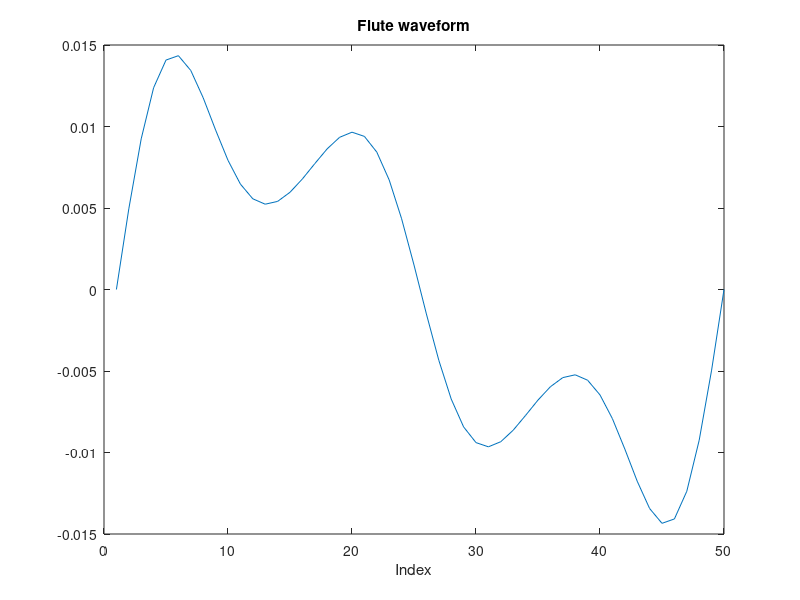

MATLAB code to generate this figure: (Note: this script raises an error after producing the figure.)
%%
% Written by Kishore Rathinavel
% Music generation using L systems
%%

close all
clear all
clc


sampleRate=20000;
f1=400; f2=800; f3=1200; f4=1600; f5=2000;
duration=1/f1;
sampleLength=duration*sampleRate;
t=linspace(0,duration,sampleLength);
A1=0.032; A2=5.62e-3; A3=0.018; A4=3.16e-3; A5=1.7e-3;
y=A1*sin(2*pi*f1*t)+A2*sin(2*pi*f2*t)+A3*sin(2*pi*f3*t)+A4*sin(2*pi*f4*t)+A5*sin(2*pi*f5*t);
y=y/3;
sound(y,sampleRate);

%calculating how long is the waveform in terms of indices
plot(y);
title('Flute waveform');
xlabel('Index');

sampleRate=20000;
duration=0.5;
sampleLength=duration*sampleRate;
t=linspace(0,duration,sampleLength);
A1=0.032; A2=5.62e-3; A3=0.018; A4=3.16e-3; A5=1.7e-3;
f1=400; f2=800; f3=1200; f4=1600; f5=2000;
y=A1*sin(2*pi*f1*t)+A2*sin(2*pi*f2*t)+A3*sin(2*pi*f3*t)+A4*sin(2*pi*f4*t)+A5*sin(2*pi*f5*t);
y=y/3;
sound(y,sampleRate);


%Frequency ratios of the Srutissa1=1
sa1=1;
re1=256/243;
re2=9/8;
ga1=32/27;
ga2=5/4;
ma1=4/3;
ma2=45/32;
pa=3/2;
da1=128/81;
da2=5/3;
ni1=16/9;
ni2=15/8;
sa2=2;
st=0;

raga=[sa1 re2 ga2 pa da2 sa2];
[no ragalength]=size(raga);


%Raga Bhimapalasi rules
rule(1).before = 'g';
rule(1).after = 'gmPnS';

rule(2).before = 'S';
rule(2).after = 'gmpnSnDP';
 
rule(3).before = 'N';
rule(3).after = 'Nsgm';

rule(4).before = 'P';
rule(4).after = 'PgmgRs';
nRules = length(rule);

axiom = '<N'; 

%number of repetitions
nReps = 3;

for i=1:nReps
    
    %one character/cell, with indexes the same as original axiom string
    axiomINcells = cellstr(axiom'); 
    
    for j=1:nRules
        %the indexes of each 'before' string
        hit = strfind(axiom, rule(j).before);
        if (length(hit)>=1)
            for k=hit
                axiomINcells{k} = rule(j).after;
            end
        end
    end
    %now convert individual cells back to a string
    axiom=[];
    for j=1:length(axiomINcells)
        axiom = [axiom, axiomINcells{j}];
    end
    
end

% axiom
% Now draw the string as turtle graphics
%Upper case (e.g. F or G) causes a line to be drawn in the current direction of the turtle
%Lower case causes a move with no draw
%angle +operator means turn left; -operator means turn right

%Init the turtle

%init the turtle stack
currentpointer=1;
f0=440;
timelength=1;

saveiteration=length(axiom);
scalechange=1;
song=[];


for i=1:length(axiom)
    cmdT = axiom(i);
    if i==saveiteration+2
        scalechange=1;
    end
    flag=1;
    switch cmdT
        case ','
            pause(0.5);
        case 's'
            modifier=sa1;
            modifier=modifier*scalechange;
        case 'S'
            modifier=sa2;
            modifier=modifier*scalechange;
        case 'r'
            modifier=re1;
            modifier=modifier*scalechange;
        case 'R'
            modifier=re2;
            modifier=modifier*scalechange;
        case 'g'
            modifier=ga1;
            modifier=modifier*scalechange;
        case 'G'
            modifier=ga2;
            modifier=modifier*scalechange;
        case 'm'
            modifier=ma1;
            modifier=modifier*scalechange;
        case 'M'
            modifier=ma2;
            modifier=modifier*scalechange;
        case 'P'
            modifier=pa;
            modifier=modifier*scalechange;
        case 'd'
            modifier=da1;
            modifier=modifier*scalechange;
        case 'D'
            modifier=da2;
            modifier=modifier*scalechange;
        case 'n'
            modifier=ni1;
            modifier=modifier*scalechange;
        case 'N'
            modifier=ni2;
            modifier=modifier*scalechange;
        case '<'
            scalechange=0.5;
            saveiteration=i;
            flag=0;
        case '>'
            scalechange=2;
            saveiteration=i;
            flag=0;
        otherwise
            continue;
    end
    if flag==1
        y=A1*sin(2*pi*f1*modifier*t)+A2*sin(2*pi*f2*modifier*t)+A3*sin(2*pi*f3*modifier*t)+A4*sin(2*pi*f4*modifier*t)+A5*sin(2*pi*f5*modifier*t);
        y=y;
        % sound(y,sampleRate);
        song=[song y];  

    end
    
    
end

% song=song/max(abs(song));
wavwrite(song,sampleRate,'bhimpalasiFlute.wav');











